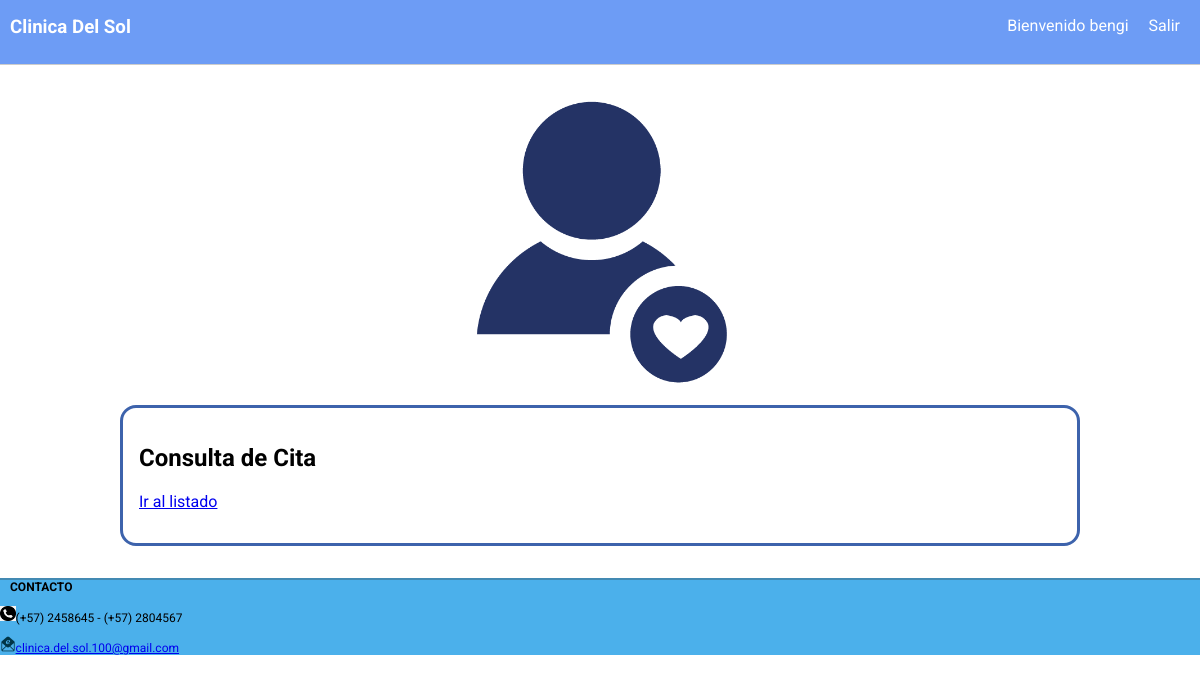
Before: /sesion/usuario/ver_citas/2021-11-01 12:52:00 (signed in) with the older database file.
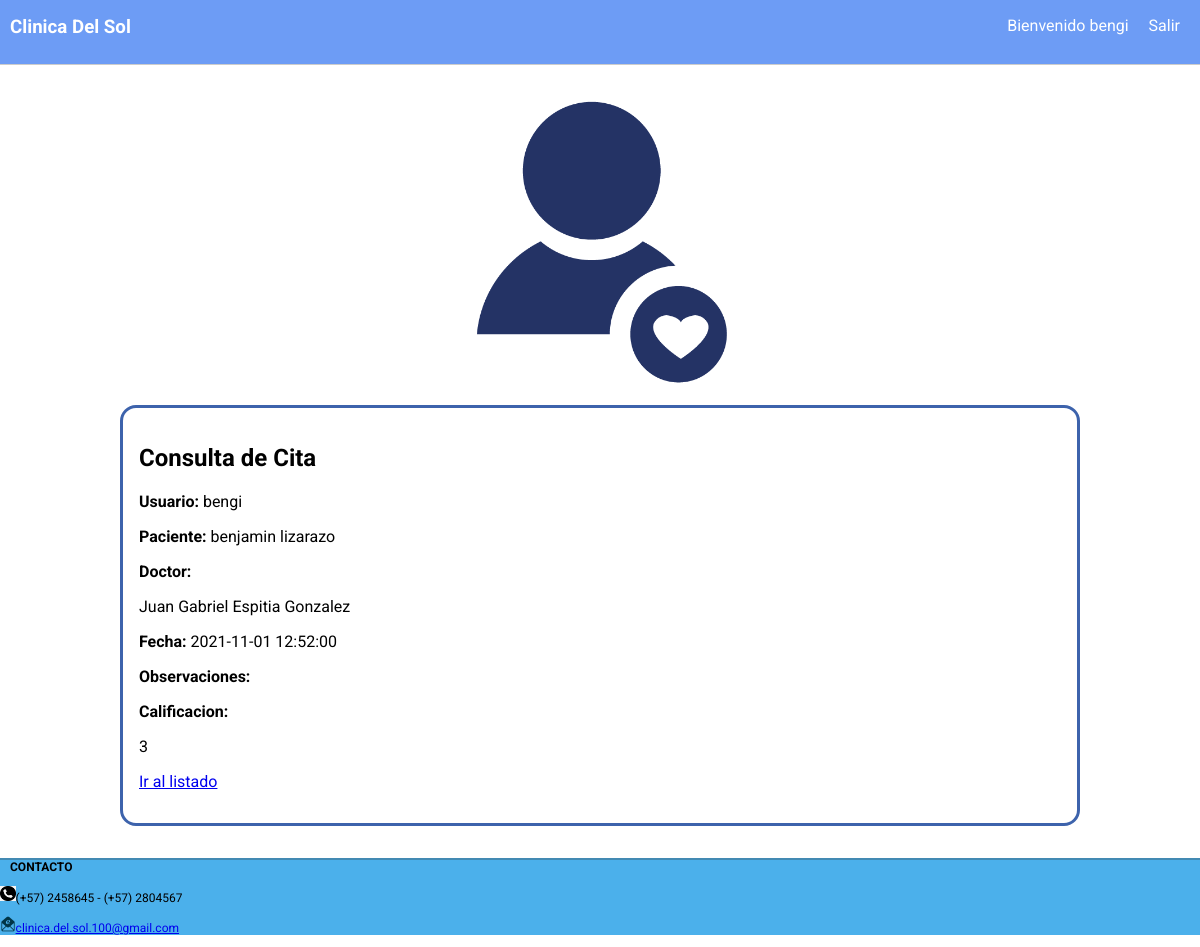
After: the same page with the newer database file.
### tables this page shows
CREATE TABLE pacientes (usuario CHAR (50) NOT NULL PRIMARY KEY UNIQUE, nombre CHAR (100) NOT NULL, documento INT (150) NOT NULL, correo CHAR (150) NOT NULL, contrasena CHAR (150) NOT NULL);

CREATE TABLE citas (id INTEGER PRIMARY KEY AUTOINCREMENT NOT NULL, usuario CHAR (150) NOT NULL, paciente CHAR (100) NOT NULL, doctor CHAR (150) NOT NULL, fecha CHAR (500) NOT NULL UNIQUE, observaciones CHAR (150), calificacion CHAR (10));

### app.py (the view)
@app.route('/sesion/usuario/ver_citas/<fecha>', methods=["GET"])
@login_required
def get_mensaje(fecha):
    nombre_usuario = session.get('nombre_usuario')
    objeto_mensaje = citas.cargar(fecha)
    if objeto_mensaje:
        return render_template('ver_mensaje.html',item=objeto_mensaje, aver=session.get('nombre_usuario'))
    return render_template('ver_mensaje.html', aver=nombre_usuario)

### app.py (called while the page is built)
def login_required(view):
    @functools.wraps(view)
    def wrapped_view(**kwargs):
        if g.user is None:
            return redirect( url_for('sesion') )
        return view(**kwargs)
    return wrapped_view

@app.before_request
def cargar_usuario_autenticado():
    nombre_usuario = session.get('nombre_usuario')
    if nombre_usuario is None:
        g.user = None
    else:
        g.user = paciente.cargar(nombre_usuario)

@app.before_request
def cargar_medico_autenticado():
    nombre_usuario = session.get('nombre_usuario')
    if nombre_usuario is None:
        g.medic = None
    else:
        g.medic = paciente.cargar2(nombre_usuario)

@app.before_request
def cargar_admin_autenticado():
    nombre_usuario = session.get('nombre_usuario')
    if nombre_usuario is None:
        g.admin = None
    else:
        g.admin = paciente.cargaradmin(nombre_usuario)

### db.py (called while the page is built)
def conectar():
    try:
        conn = sqlite3.connect('db/clinica.db')
        return conn
    except Error as err:
        print("Ocurrió un error al establecer la conexión: " + str(err))
        return None

### templates/ver_mensaje.html (shortened to what this page needs)
{% extends 'layout.html' %}
{% block contenido %}
<div class="formulario">
    <h2>Consulta de Cita</h2>
    {% if item %}
        <div class="grupo">
            <label>Usuario:</label>
            {{ item.usuario }}
        </div>
        <div class="grupo">
            <label>Paciente:</label>
            {{ item.paciente }}
        </div>
        <div class="grupo">
            <label>Doctor:</label>
            <p>{{ item.doctor }}</p>
        </div>
        <div class="grupo">
            <label>Fecha:</label>
            {{ item.fecha }}
        </div>
        <div class="grupo">
            <label>Observaciones:</label>
        </div>
        <div class="grupo">
            <label>Calificacion:</label>
            <p>{{ item.calificacion }}</p>
        </div>
    {% else %}
        <div class="grupo">
            {% if error %}
                {{ error }}
            {% endif %}
        </div>
    {% endif %}
    <div class="grupo">
        <a href="{{ url_for('get_listado_mensajes') }}">Ir al listado</a>
    </div>
</div>
{% endblock%}

### templates/layout.html (shortened to what this page needs)
<!DOCTYPE html>
<html lang="es">
<head>
    <link rel="stylesheet" href="{{ url_for('static',filename='css/estilos.css') }}" />
</head>
<body>
    <div class="barra">
        <h3 class="titulo">Clinica Del Sol</h3>
        {% if g.user %}
            <div class="opcion-barra">
                <a href="{{ url_for('logout') }}">Salir</a>
            </div>
            <div class="opcion-barra">
            Bienvenido        {{ aver }}
            </div>
        {% endif %}
    </div>
    <div class="contenedor">
        {% if g.user %}
        <div class="encabezado" >
            <img src="{{ url_for('static', filename='images/paciente.png') }}" width="30%" />
        </div>
        {% elif g.medic %}
        <div class="encabezado" >
            <img src="{{ url_for('static', filename='images/medico.png') }}" width="30%" />
        </div>
        {% else %}
        <div class="encabezado" >
            <img src="{{ url_for('static', filename='images/logo.png') }}" />
        </div>
        {% endif %}
    {% block contenido %}
        {% endblock %}
    </div>
</body>
    <footer class="footer">
        <h4 class="info">CONTACTO </h4>
            <div class="opcion-info">
                <p > <img src="{{ url_for('static', filename='images/telefono.png') }}" width="1.3%">(+57) 2458645 - (+57) 2804567</p>
            </div>
            <div class="opcion-info">
                <p><img src="{{ url_for('static', filename='images/correo.png') }}"   width="1.3%" ><a href="mailto:tudireccion@email.com">clinica.del.sol.100@gmail.com</a> </p>
            </div>
    </footer>
</html>

Changed rows visible on the page:
no longer on this page (row unchanged): pacientes: usuario "bengi"
added citas: usuario "bengi", paciente "benjamin lizarazo", doctor "Juan Gabriel Espitia Gonzalez", fecha "2021-11-01 12:52:00", calificacion "3"
Other visible differences:
{{ aver }}: (not shown) → "bengi"
text now shown: "Usuario: Paciente: Doctor: Fecha: Observaciones: Calificacion:"
